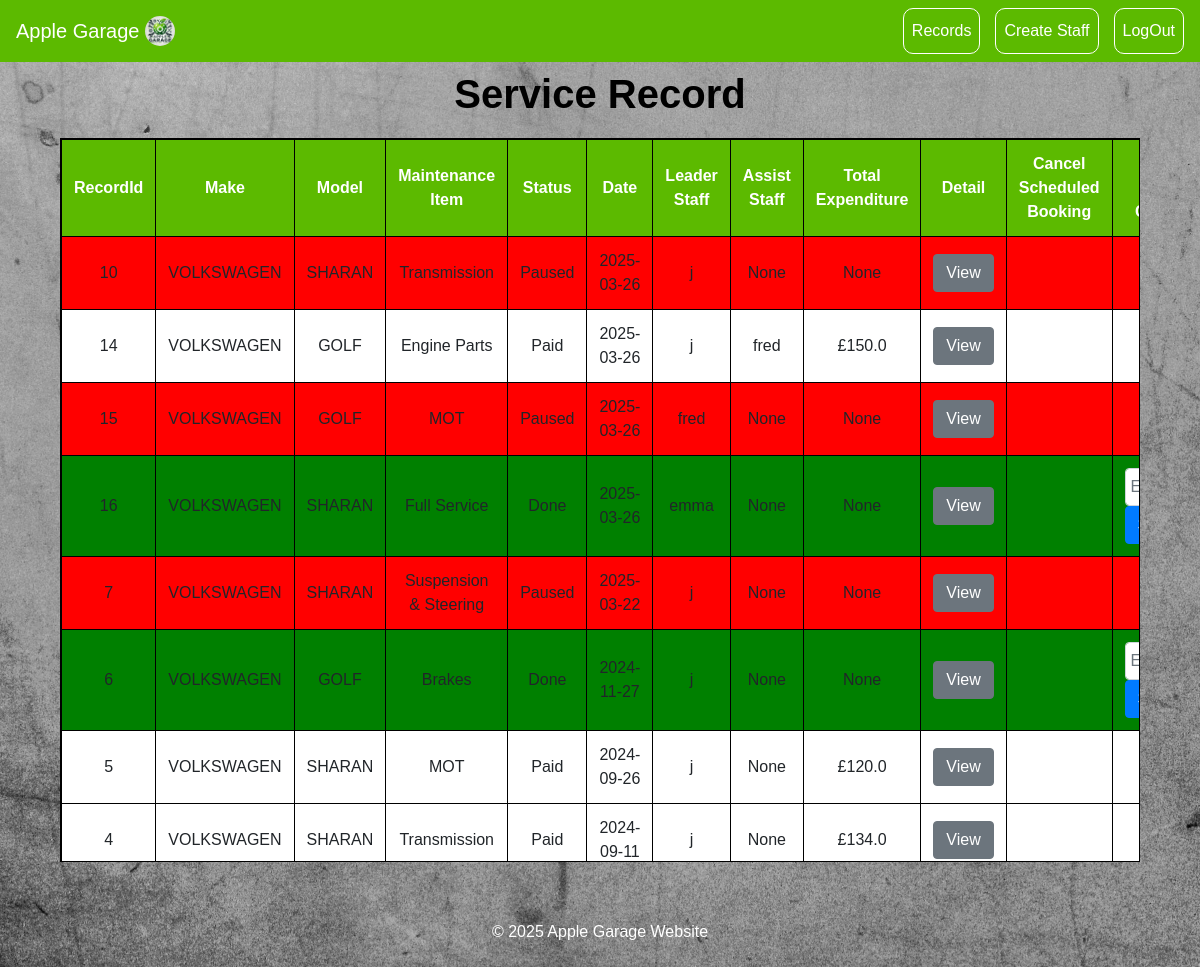
Page /manager on the committed database.
### tables this page shows
CREATE TABLE "tblService" (
	"serviceId"	INTEGER,
	"staffId"	NUMERIC,
	"type"	TEXT,
	"status"	TEXT,
	"date"	TEXT,
	"price"	REAL,
	"regNumber"	TEXT,
	"detail"	TEXT,
	PRIMARY KEY("serviceId")
);

### main code.py (the view)
@app.route('/manager', methods=["GET", "POST"])
def manager():
    conn = sqlite3.connect("carService.db")
    cursor = conn.cursor()
    record = cursor.execute("""SELECT tblService.type, tblService.status, tblService.date, tblService.price, tblService.serviceId, tblUser.userName, GROUP_CONCAT(tblServiceStaff.staffName, ', ') as helpStaff, tblCar.make, tblCar.carModel
                               FROM tblService
                               LEFT JOIN tblUser ON tblService.staffId = tblUser.userId
                               LEFT JOIN tblCar ON tblCar.registrationNumber = tblService.regNumber
                               LEFT JOIN tblServiceStaff ON tblService.serviceId = tblServiceStaff.serviceId
                               GROUP BY tblService.serviceId
                               ORDER BY tblService.date DESC""")
    listOfRecord = record.fetchall()
    status = cursor.execute("""SELECT tblService.status
                               FROM tblService
                               ORDER BY tblService.date DESC""")
    listOfStatus = status.fetchall()
    color = []
    for status in listOfStatus:
        if status[0] == "Scheduled":
            color.append("#add8e6")
        elif status[0] == "Working":
            color.append("orange")
        elif status[0] == "Paused":
            color.append("red")
        elif status[0] == "Done":
            color.append("green")
        elif status[0] == "Paid":
            color.append("white")
    conn.close()
    record_color = zip(listOfRecord, color)
    return render_template('manager.html', record_color=record_color)

### main code.py (called while the page is built)
@app.before_request
def display_username():
    username = session.get('username')
    if username:
        app.jinja_env.globals['username'] = username  # Makes the username available in all templates
    else:
        app.jinja_env.globals['username'] = None

### templates/manager.html (shortened to what this page needs)
{% extends 'layout.html' %}
{% block navbar %}
<li class="nav-item">
    <a id="navManager" class="nav-link" href="/manager">Records</a>
</li>
<li class="nav-item">
    <a id="navCreateStaffAccount" class="nav-link" href="/createStaffAccount">Create Staff</a>
</li>
<li class="nav-item">
    <a id="navLogout" class="nav-link" href="/logout">LogOut</a>
</li>
{% endblock %}
{% block body %}
<head>
</head>
<h1>Service Record</h1>
<div class="table-container">
    <table>
        <thead>
            <tr>
                <th>RecordId</th>
                <th>Make</th>
                <th>Model</th>
                <th>Maintenance Item</th>
                <th>Status</th>
                <th>Date</th>
                <th>Leader Staff</th>
                <th>Assist Staff</th>
                <th>Total Expenditure</th>
                <th>Detail</th>
                <th>Cancel Scheduled Booking</th>
                <th>Enter Total Charge</th>
            </tr>
        </thead>
        <tbody>
            {% for record, color in record_color %}
            <tr style="background-color: {{ color }};">
                <td data-label="serviceId">{{ record[4] }}</td>
                <td data-label="Make">{{ record[7] }}</td>
                <td data-label="Model">{{ record[8] }}</td>
                <td data-label="Maintenance Items">{{ record[0] }}</td>
                <td data-label="Current Status">{{ record[1] }}</td>
                <td data-label="Maintenance Date">{{ record[2] }}</td>
                <td data-label="Leader Staff">{{ record[5] }}</td>
                <td data-label="Help Staff">{{ record[6] }}</td>
                <td data-label="Total Spend">
                    {% if record[3] != None %}
                        £{{ record[3] }}
                    {% else %}
                        {{ record[3] }}
                    {% endif %}
                </td>
                <td data-label="Service Detail">
                    <a href="/serviceDetail/{{ record[4] }}" class="btn btn-secondary">View</a>
                </td>
                <td data-label="Cancel">
                </td>
                <td data-label="Price">
                    {% if record[1] == "Done" %}
                    <form action="/enterPrice/{{ record[4] }}" method="POST">
                        <input type="text" class="form-control" id="price" name="price" placeholder="Enter Charge (£)">
                        <button type="submit" class="btn btn-primary">Submit</button>
                    </form>
                    {% endif %}
                </td>
            </tr>
            {% endfor %}
        </tbody>
    </table>
</div>
{% endblock %}

### templates/layout.html (shortened to what this page needs)
<!DOCTYPE html>
<html lang="en">
<head>
    <link href="https://stackpath.bootstrapcdn.com/bootstrap/4.5.2/css/bootstrap.min.css" rel="stylesheet">
</head>
<body>
    <nav class="navbar navbar-expand-lg navbar-custom fixed-top">
        <a class="navbar-brand" href="">
            Apple Garage
            <img src="{{ url_for('static', filename='images/logo.png') }}" alt="Car Service Logo" width="30" height="30" class="d-inline-block align-top" style="border-radius: 50%;">
        </a>
        <div class="collapse navbar-collapse" id="navbarNav">
            <ul class="navbar-nav ml-auto">
                {% block navbar %}{% endblock %}
            </ul>
        </div>
    </nav>
    <div class="content">
        {% block body %}
        {% endblock %}
    </div>
    <footer class="mt-5">
        &copy; 2025 Apple Garage Website
    </footer>
</body>
</html>

### templates/layout.html (style rules this page uses)
body { font-family: Arial, sans-serif; margin: 0; padding: 0; background-color: #3a4d4a; }
footer { text-align: center; padding: 10px; color: white; }
.navbar-custom { background-color: #5cba00; color: white; }
.navbar-custom .navbar-brand, .navbar-custom .nav-link, .navbar-custom .nav-link:hover, .navbar-custom .navbar-toggler-icon { color: white; }
body { background-image: url('/static/images/background.jpg'); background-repeat: no-repeat; background-attachment: fixed; background-size: cover; }
.content { padding-top: 70px; }
.navbar-nav .nav-item { margin-left: 15px; border: 1px solid white; border-radius: 10px; }
.navbar-nav .nav-link { padding: 10px 15px; }

### templates/manager.html (style rules this page uses)
h1 { color: black; margin-bottom: 20px; font-weight: bold; text-align: center; }
.table-container { width: 90%; margin: 0 auto; overflow-y: auto; max-height: 70vh; border: 1px solid black; }
table { width: 100%; border-collapse: collapse; }
table, th, td { border: 1px solid black; }
th, td { padding: 12px; text-align: center; }
th { background-color: #5cba00; color: white; font-weight: 600; position: sticky; top: 0; z-index: 2; }
td a { display: inline-block; padding: 5px 10px; color: white; border-radius: 4px; text-decoration: none; }
td input[type="text"] { width: 100%; padding: 5px; box-sizing: border-box; }
td button { width: 100%; padding: 5px; border: none; color: white; border-radius: 4px; cursor: pointer; }

### rows in the picture
tblService: serviceId "10", record "VOLKSWAGEN", record "SHARAN", type "Transmission", status "Paused", date "2025-03-26", record "j", record "None"
tblService: serviceId "14", record "VOLKSWAGEN", record "GOLF", type "Engine Parts", status "Paid", date "2025-03-26", record "j", record "fred", price "150.0"
tblService: serviceId "15", record "VOLKSWAGEN", record "GOLF", type "MOT", status "Paused", date "2025-03-26", record "fred", record "None"
tblService: serviceId "16", record "VOLKSWAGEN", record "SHARAN", type "Full Service", status "Done", date "2025-03-26", record "emma", record "None"
tblService: serviceId "7", record "VOLKSWAGEN", record "SHARAN", type "Suspension & Steering", status "Paused", date "2025-03-22", record "j", record "None"
tblService: serviceId "6", record "VOLKSWAGEN", record "GOLF", type "Brakes", status "Done", date "2024-11-27", record "j", record "None"
tblService: serviceId "5", record "VOLKSWAGEN", record "SHARAN", type "MOT", status "Paid", date "2024-09-26", record "j", record "None", price "120.0"
tblService: serviceId "4", record "VOLKSWAGEN", record "SHARAN", type "Transmission", status "Paid", date "2024-09-11", record "j", record "None", price "134.0"
